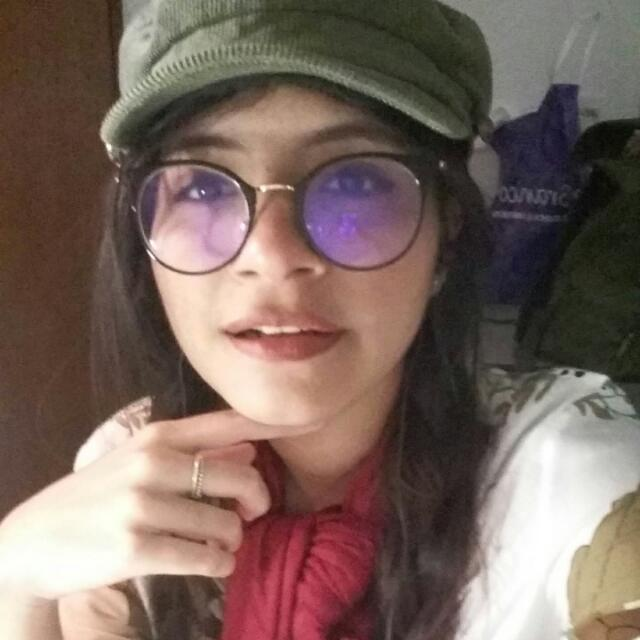
#> input picture img_1.jpeg, 640 x 640 px
$ python deteccao_borda.py img_1.jpeg
#> lines starting #> are read from the running program, lines starting #| are printed output that depends on the picture
import sys
import cv2
import numpy as np


def color_quantization(img, K):
	Z = img.reshape((-1,3))
	Z = np.float32(Z)
	criteria = (cv2.TERM_CRITERIA_EPS + cv2.TERM_CRITERIA_MAX_ITER, 10, 1.0)
	ret,label,center=cv2.kmeans(Z,K,None,criteria,10,cv2.KMEANS_RANDOM_CENTERS)
	center = np.uint8(center)
	res = center[label.flatten()]
	res2 = res.reshape((img.shape))
	return res2

def load_image( infilename ):
#> called with infilename = 'img_1.jpeg'
	img = cv2.imread(infilename)
#> img is the input picture: shape (640, 640, 3); mean B, G, R 94.5, 102.7, 122.1
	img = color_quantization(img, 32)
#> in color_quantization, `ret,label,center=cv2.kmeans(Z,K,None,criteria,10,cv2.KMEANS_RANDOM_CEN..`: ret = 63765681.6; center = 32 rows, first 8: [134.1, 152.2, 198.4], [94.75, 111.6, 154.2], [179.9, 183.3, 193], [42.09, 50.73, 56.01], [31.93, 37.9, 40.53], [155.9, 174.7, 213.5], [136, 150.8, 183.7], [131.5, 170, 187.8]
#> in color_quantization, `center = np.uint8(center)`: center = 32 rows, first 8: [134, 152, 198], [94, 111, 154], [179, 183, 193], [42, 50, 56], [31, 37, 40], [155, 174, 213], [135, 150, 183], [131, 170, 187]
	return np.asarray(img, dtype="int32")

def save_image(data):
	return np.asarray(np.clip(data, 0, 255), dtype='uint8')

def robert_cross(infilename):
	img = load_image(infilename)
	gradient = lambda i,j: np.sqrt(np.square(img[i][j]-img[i+1][j+1]) + np.square(img[i][j+1]-img[i+1][j]))
	for i in range(len(img)-1):
		for j in range(len(img[0])-1):
			img[i][j] = gradient(i,j)
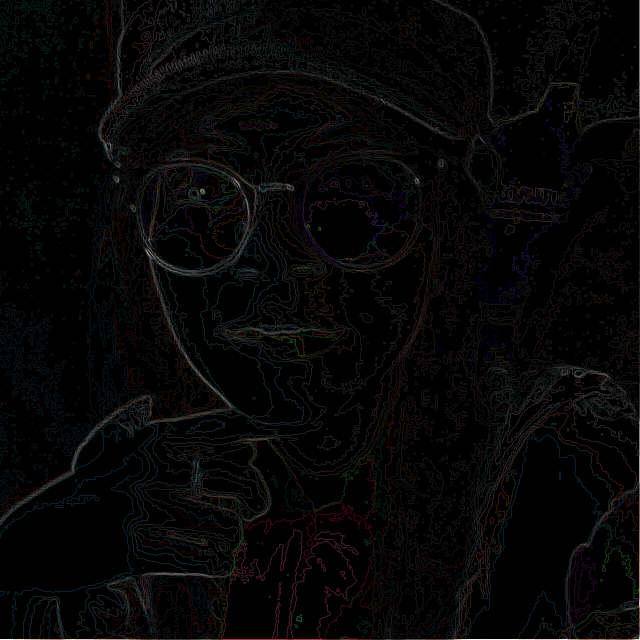
#> img: shape (640, 640, 3) int32; mean of channels 0, 1, 2 5.9, 5.8, 6.1; drawn as B, G, R
	out = save_image(img)
	cv2.imshow('Robert', out)
	key = cv2.waitKey(0) & 0xFF
#> (key Esc is pressed here)

infilename = sys.argv[1]
print(infilename)
robert_cross(infilename)

$ run again, on cln1.png
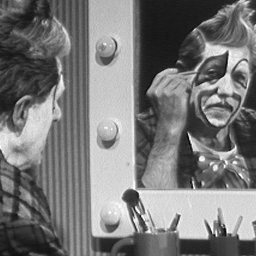
#> input picture cln1.png, 256 x 256 px
#> in load_image, img is the input picture: shape (256, 256, 3); min 3, max 255, mean 120.3
#> in color_quantization, `ret,label,center=cv2.kmeans(Z,K,None,criteria,10,cv2.KMEANS_RANDOM_CEN..`: ret = 3545906.1; center = 32 rows, first 8: [130.6, 130.6, 130.6], [28.64, 28.64, 28.64], [173.2, 173.2, 173.2], [191.1, 191.1, 191.1], [69.06, 69.06, 69.06], [113.1, 113.1, 113.1], [20.19, 20.19, 20.19], [215.6, 215.6, 215.6]
#> in color_quantization, `center = np.uint8(center)`: center = 32 rows, first 8: [130, 130, 130], [28, 28, 28], [173, 173, 173], [191, 191, 191], [69, 69, 69], [113, 113, 113], [20, 20, 20], [215, 215, 215]
#> after the loop in robert_cross, `for i in range(len(img)-1):`:
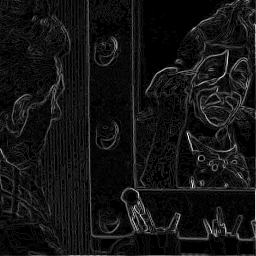
#> img: shape (256, 256, 3) int32; min 0, max 256, mean 19.9; drawn with min black and max white

$ run again, on roberts.jpg
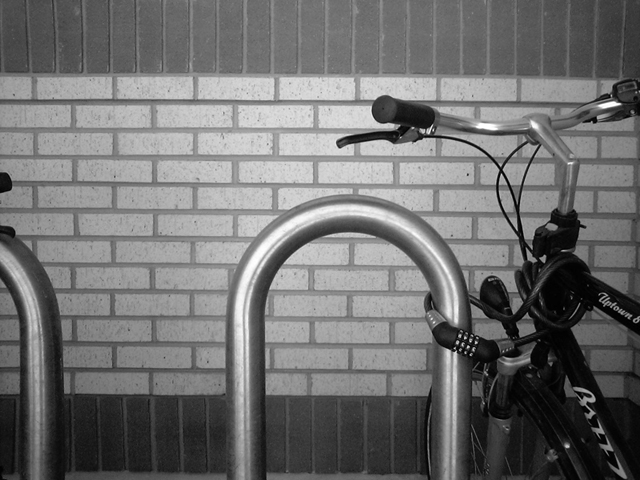
#> input picture roberts.jpg, 640 x 480 px
#> in load_image, img is the input picture: shape (480, 640, 3); min 0, max 255, mean 112.2
#> in color_quantization, `ret,label,center=cv2.kmeans(Z,K,None,criteria,10,cv2.KMEANS_RANDOM_CEN..`: ret = 17570612.2; center = 32 rows, first 8: [73.47, 73.47, 73.47], [88.56, 88.56, 88.56], [127.5, 127.5, 127.5], [23.35, 23.35, 23.35], [39.58, 39.58, 39.58], [179.6, 179.6, 179.6], [102.6, 102.6, 102.6], [167.8, 167.8, 167.8]
#> in color_quantization, `center = np.uint8(center)`: center = 32 rows, first 8: [73, 73, 73], [88, 88, 88], [127, 127, 127], [23, 23, 23], [39, 39, 39], [179, 179, 179], [102, 102, 102], [167, 167, 167]
#> after the loop in robert_cross, `for i in range(len(img)-1):`:
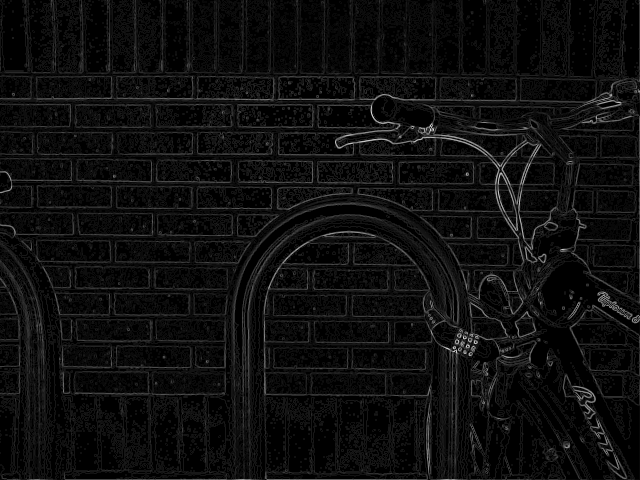
#> img: shape (480, 640, 3) int32; min 0, max 226, mean 14
